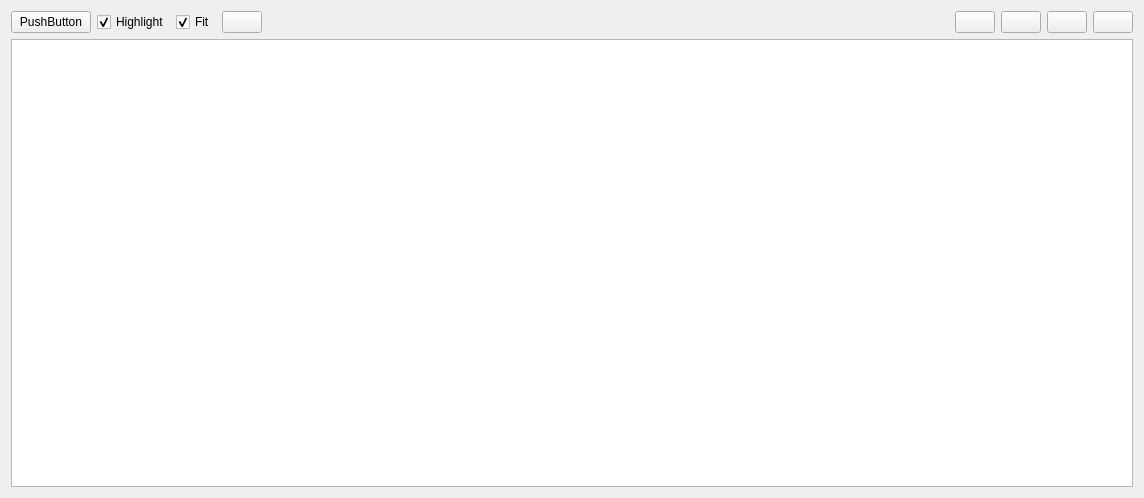
<?xml version="1.0" encoding="UTF-8"?>
<ui version="4.0">
 <class>RosBehaviourTreeWidget</class>
 <widget class="QWidget" name="RosBehaviourTreeWidget">
  <property name="enabled">
   <bool>true</bool>
  </property>
  <property name="geometry">
   <rect>
    <x>0</x>
    <y>0</y>
    <width>1144</width>
    <height>498</height>
   </rect>
  </property>
  <property name="windowTitle">
   <string>TF Tree</string>
  </property>
  <layout class="QVBoxLayout" name="verticalLayout" stretch="0,0">
   <item>
    <layout class="QHBoxLayout" name="horizontalLayout" stretch="0,0,0,0,0,0,0,0,0">
     <item>
      <widget class="QPushButton" name="refresh_graph_push_button">
       <property name="text">
        <string>PushButton</string>
       </property>
      </widget>
     </item>
     <item>
      <widget class="QCheckBox" name="highlight_connections_check_box">
       <property name="toolTip">
        <string>Highlight incoming and outgoing connections on mouse over</string>
       </property>
       <property name="text">
        <string>Highlight</string>
       </property>
       <property name="checked">
        <bool>true</bool>
       </property>
      </widget>
     </item>
     <item>
      <widget class="QCheckBox" name="auto_fit_graph_check_box">
       <property name="toolTip">
        <string>Automatically fit graph into view on update</string>
       </property>
       <property name="text">
        <string>Fit</string>
       </property>
       <property name="checked">
        <bool>true</bool>
       </property>
      </widget>
     </item>
     <item>
      <widget class="QPushButton" name="fit_in_view_push_button">
       <property name="toolTip">
        <string>Fit graph in view</string>
       </property>
      </widget>
     </item>
     <item>
      <spacer name="horizontalSpacer">
       <property name="orientation">
        <enum>Qt::Horizontal</enum>
       </property>
       <property name="sizeHint" stdset="0">
        <size>
         <width>40</width>
         <height>20</height>
        </size>
       </property>
      </spacer>
     </item>
     <item>
      <widget class="QPushButton" name="load_dot_push_button">
       <property name="toolTip">
        <string>Load DOT graph from file</string>
       </property>
      </widget>
     </item>
     <item>
      <widget class="QPushButton" name="save_dot_push_button">
       <property name="toolTip">
        <string>Save as DOT graph</string>
       </property>
      </widget>
     </item>
     <item>
      <widget class="QPushButton" name="save_as_svg_push_button">
       <property name="toolTip">
        <string>Save as SVG</string>
       </property>
      </widget>
     </item>
     <item>
      <widget class="QPushButton" name="save_as_image_push_button">
       <property name="toolTip">
        <string>Save as image</string>
       </property>
      </widget>
     </item>
    </layout>
   </item>
   <item>
    <widget class="InteractiveGraphicsView" name="graphics_view">
     <property name="renderHints">
      <set>QPainter::Antialiasing|QPainter::HighQualityAntialiasing|QPainter::SmoothPixmapTransform|QPainter::TextAntialiasing</set>
     </property>
     <property name="resizeAnchor">
      <enum>QGraphicsView::AnchorViewCenter</enum>
     </property>
    </widget>
   </item>
  </layout>
 </widget>
 <customwidgets>
  <customwidget>
   <class>InteractiveGraphicsView</class>
   <extends>QGraphicsView</extends>
   <header>rqt_graph.interactive_graphics_view</header>
  </customwidget>
 </customwidgets>
 <resources/>
 <connections/>
</ui>
